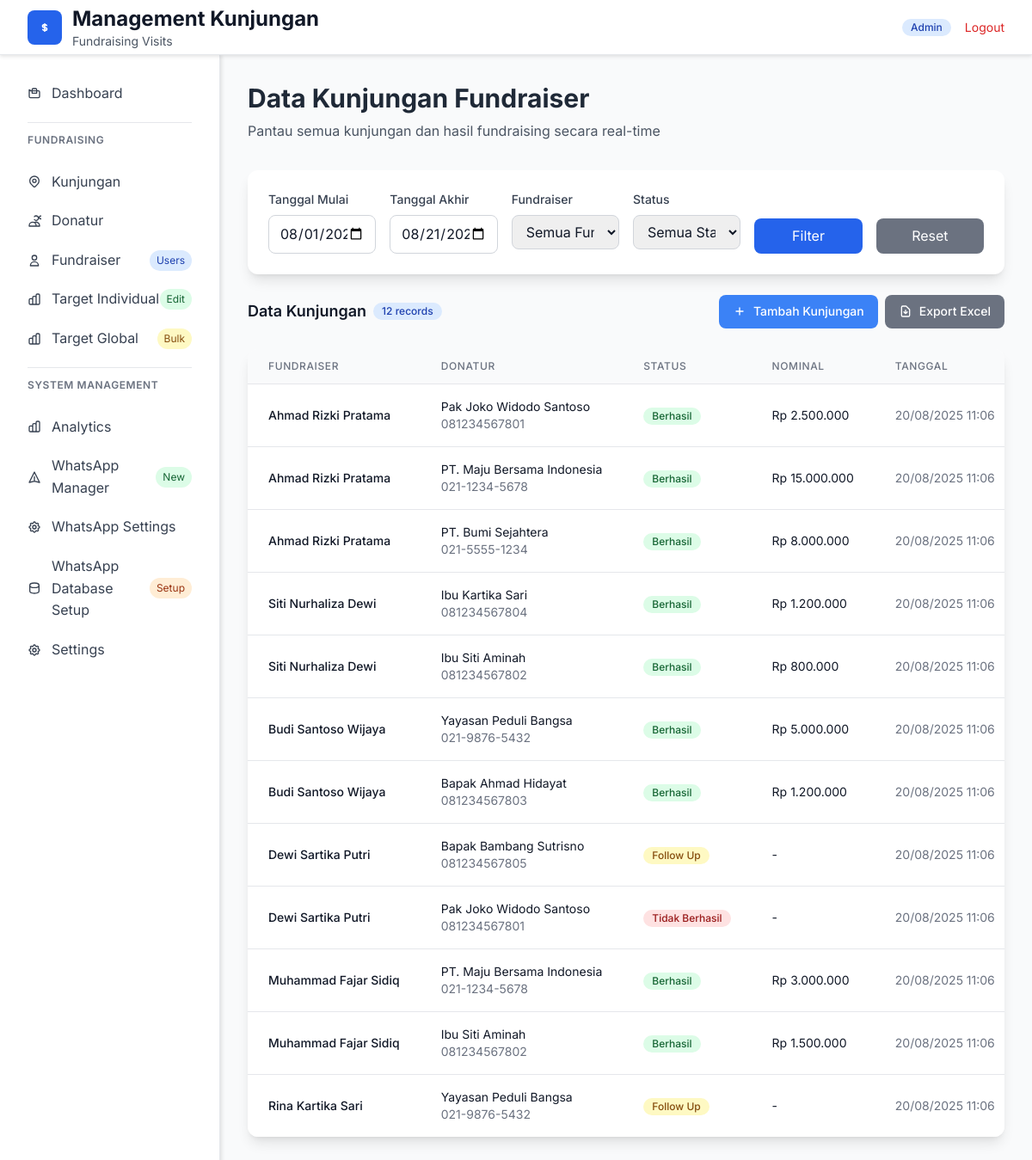
Page /kunjungan.php (signed in) on the committed database.
### tables this page shows
CREATE TABLE `users` (
    `id` INT UNSIGNED NOT NULL AUTO_INCREMENT,
    `name` VARCHAR(150) NOT NULL,
    `email` VARCHAR(150) DEFAULT NULL,
    `username` VARCHAR(100) DEFAULT NULL,
    `password` VARCHAR(255) NOT NULL,
    `role` ENUM('admin','monitor','user') NOT NULL DEFAULT 'user',
    `status` ENUM('active','inactive') NOT NULL DEFAULT 'active',
    `target` INT UNSIGNED NOT NULL DEFAULT 8,
    `phone` VARCHAR(25) DEFAULT NULL,
    `created_at` TIMESTAMP NOT NULL DEFAULT CURRENT_TIMESTAMP,
    `updated_at` TIMESTAMP NULL DEFAULT CURRENT_TIMESTAMP ON UPDATE CURRENT_TIMESTAMP,
    PRIMARY KEY (`id`),
    UNIQUE KEY `uq_users_email` (`email`),
    UNIQUE KEY `uq_users_username` (`username`),
    KEY `idx_users_role` (`role`),
    KEY `idx_users_status` (`status`)
);

CREATE TABLE `kunjungan` (
    `id` BIGINT UNSIGNED NOT NULL AUTO_INCREMENT,
    `fundraiser_id` INT UNSIGNED NOT NULL,
    `donatur_id` INT UNSIGNED NOT NULL,
    `status` ENUM('berhasil','tidak-berhasil','follow-up') NOT NULL,
    `nominal` BIGINT UNSIGNED NOT NULL DEFAULT 0,
    `catatan` TEXT DEFAULT NULL,
    `foto` VARCHAR(255) DEFAULT NULL,
    `latitude` DECIMAL(10,8) DEFAULT NULL,
    `longitude` DECIMAL(11,8) DEFAULT NULL,
    `location_address` TEXT DEFAULT NULL,
    `created_at` TIMESTAMP NOT NULL DEFAULT CURRENT_TIMESTAMP,
    `updated_at` TIMESTAMP NULL DEFAULT CURRENT_TIMESTAMP ON UPDATE CURRENT_TIMESTAMP,
    PRIMARY KEY (`id`),
    KEY `idx_kunjungan_fundraiser` (`fundraiser_id`),
    KEY `idx_kunjungan_donatur` (`donatur_id`),
    KEY `idx_kunjungan_status` (`status`),
    KEY `idx_kunjungan_created_at` (`created_at`),
    KEY `idx_kunjungan_foto` (`foto`),
    KEY `idx_kunjungan_location` (`latitude`,`longitude`),
    CONSTRAINT `fk_kunjungan_fundraiser`
        FOREIGN KEY (`fundraiser_id`) REFERENCES `users`(`id`)
        ON UPDATE CASCADE ON DELETE RESTRICT,
    CONSTRAINT `fk_kunjungan_donatur`
        FOREIGN KEY (`donatur_id`) REFERENCES `donatur`(`id`)
        ON UPDATE CASCADE ON DELETE RESTRICT
);

CREATE TABLE `donatur` (
    `id` INT UNSIGNED NOT NULL AUTO_INCREMENT,
    `nama` VARCHAR(150) NOT NULL,
    `hp` VARCHAR(25) NOT NULL,
    `alamat` TEXT DEFAULT NULL,
    `created_at` TIMESTAMP NOT NULL DEFAULT CURRENT_TIMESTAMP,
    PRIMARY KEY (`id`),
    UNIQUE KEY `uq_donatur_hp` (`hp`)
);

### kunjungan.php (the view, shortened to what this page needs)
<?php
require_once 'config.php';
$stmt = $pdo->prepare("SELECT * FROM users WHERE id = :id");
$stmt->bindParam(':id', $_SESSION['user_id']);
$stmt->execute();
$user = $stmt->fetch(PDO::FETCH_ASSOC);
try {
    $dateStart = $_GET['date_start'] ?? date('Y-m-01');
    $dateEnd = $_GET['date_end'] ?? date('Y-m-d');
    $whereConditions = ["DATE(k.created_at) BETWEEN ? AND ?"];
    $params = [$dateStart, $dateEnd];
    $whereClause = implode(' AND ', $whereConditions);
    $stmt = $pdo->prepare("
        SELECT k.*, u.name as fundraiser_name, d.nama as donatur_name, d.hp as donatur_hp
        FROM kunjungan k
        LEFT JOIN users u ON k.fundraiser_id = u.id
        LEFT JOIN donatur d ON k.donatur_id = d.id
        WHERE $whereClause
        ORDER BY k.created_at DESC
    ");
    $stmt->execute($params);
    $kunjunganData = $stmt->fetchAll(PDO::FETCH_ASSOC);
} catch (Exception $e) {
    $error_message = $e->getMessage();
}
?>
<!DOCTYPE html>
<html lang="id">
<head>
    <script src="https://cdn.tailwindcss.com"></script>
    <link rel="stylesheet" href="styles/main.css">
    <link rel="stylesheet" href="styles/icon-fixes.css">
</head>
<body class="bg-gray-100">
	<header class="bg-white shadow-sm border-b">
        <div class="max-w-full mx-auto px-4 sm:px-6 lg:px-8">
            <div class="flex justify-between items-center" style="height: 64px !important;">
                			<div class="flex items-center">
				<?php
				require_once 'logo_manager.php';
				echo get_logo_html('w-10 h-10', 'mr-3');
				?>
				<div>
					<h1 class="text-xl md:text-2xl font-bold text-gray-900">Management Kunjungan</h1>
					<p class="text-sm text-gray-600">Fundraising Visits</p>
				</div>
			</div>
                <div class="flex items-center space-x-2 md:space-x-4">
                    <span class="inline-flex items-center px-2 py-1 md:px-2.5 md:py-0.5 rounded-full text-xs font-medium bg-blue-100 text-blue-800">
                        <?php echo ucfirst($user['role']); ?>
                    </span>
                    <a href="logout.php" class="text-xs md:text-sm text-red-600 hover:text-red-800">Logout</a>
                </div>
            </div>
        </div>
    </header>
    	    <div class="flex kunjungan-page">
        <div class="main-content flex-1 p-4 md:p-8">
            <div class="mb-6 md:mb-8">
                <h2 class="text-2xl md:text-3xl font-bold text-gray-800">Data Kunjungan Fundraiser</h2>
                <p class="text-gray-600 mt-2">Pantau semua kunjungan dan hasil fundraising secara real-time</p>
            </div>
            <div class="bg-white rounded-xl shadow-lg p-4 md:p-6 mb-6">
                <form id="filter-form" method="GET" class="grid grid-cols-1 sm:grid-cols-2 lg:grid-cols-6 gap-4">
                    <div>
                        <label class="block text-sm font-medium text-gray-700 mb-2">Tanggal Mulai</label>
                        <input type="date" name="date_start" value="<?php echo htmlspecialchars($dateStart ?? ''); ?>" class="w-full px-3 py-2 border border-gray-300 rounded-lg focus:outline-none focus:ring-2 focus:ring-blue-500">
                    </div>
                    <div>
                        <label class="block text-sm font-medium text-gray-700 mb-2">Tanggal Akhir</label>
                        <input type="date" name="date_end" value="<?php echo htmlspecialchars($dateEnd ?? ''); ?>" class="w-full px-3 py-2 border border-gray-300 rounded-lg focus:outline-none focus:ring-2 focus:ring-blue-500">
                    </div>
                    <div>
                        <label class="block text-sm font-medium text-gray-700 mb-2">Fundraiser</label>
                        <select name="fundraiser" class="w-full px-3 py-2 border border-gray-300 rounded-lg focus:outline-none focus:ring-2 focus:ring-blue-500">
                            <option value="">Semua Fundraiser</option>
                        </select>
                    </div>
                    <div>
                        <label class="block text-sm font-medium text-gray-700 mb-2">Status</label>
                        <select name="status" class="w-full px-3 py-2 border border-gray-300 rounded-lg focus:outline-none focus:ring-2 focus:ring-blue-500">
                            <option value="">Semua Status</option>
                        </select>
                    </div>
                    <div class="flex items-end">
                        <button type="submit" class="w-full px-4 py-2 bg-blue-600 text-white rounded-lg hover:bg-blue-700 transition-colors">
                            Filter
                        </button>
                    </div>
                    <div class="flex items-end">
                        <a href="kunjungan.php" class="w-full px-4 py-2 bg-gray-500 text-white rounded-lg hover:bg-gray-600 transition-colors text-center">
                            Reset
                        </a>
                    </div>
                </form>
            </div>
            <div class="flex flex-col sm:flex-row justify-between items-start sm:items-center mb-6 gap-4">
                <div class="flex items-center space-x-2">
                    <h3 class="text-lg font-semibold text-gray-900">Data Kunjungan</h3>
                    <span class="bg-blue-100 text-blue-800 text-xs font-medium px-2.5 py-0.5 rounded-full">
                        <?php echo count($kunjunganData ?? []); ?> records
                    </span>
                </div>
                <div class="flex flex-col sm:flex-row gap-2">
                    <button onclick="showKunjunganModal()" class="btn btn-primary">
                        <svg class="icon-sm mr-2" fill="none" stroke="currentColor" viewBox="0 0 24 24">
                            <path stroke-linecap="round" stroke-linejoin="round" stroke-width="2" d="M12 6v6m0 0v6m0-6h6m-6 0H6"></path>
                        </svg>
                        Tambah Kunjungan
                    </button>
                    <button onclick="exportToExcel()" class="btn btn-secondary">
                        <svg class="icon-sm mr-2" fill="none" stroke="currentColor" viewBox="0 0 24 24">
                            <path stroke-linecap="round" stroke-linejoin="round" stroke-width="2" d="M12 10v6m0 0l-3-3m3 3l3-3m2 8H7a2 2 0 01-2-2V5a2 2 0 012-2h5.586a1 1 0 01.707.293l5.414 5.414a1 1 0 01.293.707V19a2 2 0 01-2 2z"></path>
                        </svg>
                        Export Excel
                    </button>
                </div>
            </div>
            <div class="bg-white rounded-xl shadow-lg overflow-hidden">
                <div class="overflow-x-auto">
                    <table class="min-w-full divide-y divide-gray-200">
                        <thead class="bg-gray-50">
                            <tr>
                                <th class="px-6 py-3 text-left text-xs font-medium text-gray-500 uppercase tracking-wider">Fundraiser</th>
                                <th class="px-6 py-3 text-left text-xs font-medium text-gray-500 uppercase tracking-wider">Donatur</th>
                                <th class="px-6 py-3 text-left text-xs font-medium text-gray-500 uppercase tracking-wider">Status</th>
                                <th class="px-6 py-3 text-left text-xs font-medium text-gray-500 uppercase tracking-wider">Nominal</th>
                                <th class="px-6 py-3 text-left text-xs font-medium text-gray-500 uppercase tracking-wider">Tanggal</th>
                            </tr>
                        </thead>
                        <tbody class="bg-white divide-y divide-gray-200">
                            <?php if (!empty($kunjunganData)): ?>
                                <?php foreach ($kunjunganData as $kunjungan): ?>
                                <tr class="hover:bg-gray-50">
                                    <td class="px-6 py-4 whitespace-nowrap">
                                        <div class="text-sm font-medium text-gray-900">
                                            <?php echo htmlspecialchars($kunjungan['fundraiser_name'] ?? 'Unknown'); ?>
                                        </div>
                                    </td>
                                    <td class="px-6 py-4 whitespace-nowrap">
                                        <div class="text-sm text-gray-900">
                                            <?php echo htmlspecialchars($kunjungan['donatur_name'] ?? 'Unknown'); ?>
                                        </div>
                                        <div class="text-sm text-gray-500">
                                            <?php echo htmlspecialchars($kunjungan['donatur_hp'] ?? ''); ?>
                                        </div>
                                    </td>
                                    <td class="px-6 py-4 whitespace-nowrap">
                                        <?php
                                        $statusColor = '';
                                        $statusText = '';
                                        switch($kunjungan['status']) {
                                            case 'berhasil':
                                                $statusColor = 'bg-green-100 text-green-800';
                                                $statusText = 'Berhasil';
                                                break;
                                            case 'tidak-berhasil':
                                                $statusColor = 'bg-red-100 text-red-800';
                                                $statusText = 'Tidak Berhasil';
                                                break;
                                            case 'follow-up':
                                                $statusColor = 'bg-yellow-100 text-yellow-800';
                                                $statusText = 'Follow Up';
                                                break;
                                        }
                                        ?>
                                        <span class="inline-flex items-center px-2.5 py-0.5 rounded-full text-xs font-medium <?php echo $statusColor; ?>">
                                            <?php echo $statusText; ?>
                                        </span>
                                    </td>
                                    <td class="px-6 py-4 whitespace-nowrap text-sm text-gray-900">
                                        <?php if ($kunjungan['status'] == 'berhasil' && $kunjungan['nominal'] > 0): ?>
                                            Rp <?php echo number_format($kunjungan['nominal'], 0, ',', '.'); ?>
                                        <?php else: ?>
                                            -
                                        <?php endif; ?>
                                    </td>
                                    <td class="px-6 py-4 whitespace-nowrap text-sm text-gray-500">
                                        <?php echo date('d/m/Y H:i', strtotime($kunjungan['created_at'])); ?>
                                    </td>
                                </tr>
                                <?php endforeach; ?>
                            <?php endif; ?>
                        </tbody>
                    </table>
                </div>
            </div>
        </div>
    </div>
</body>
</html>

### rows in the picture
users: role "Admin"
kunjungan: fundraiser.name "Ahmad Rizki Pratama", donatur.nama "Pak Joko Widodo Santoso", donatur.hp "081234567801", status "Berhasil", nominal "2.500.000", created_at "20/08/2025 11:06"
kunjungan: fundraiser.name "Ahmad Rizki Pratama", donatur.nama "PT. Maju Bersama Indonesia", donatur.hp "021-1234-5678", status "Berhasil", nominal "15.000.000", created_at "20/08/2025 11:06"
kunjungan: fundraiser.name "Ahmad Rizki Pratama", donatur.nama "PT. Bumi Sejahtera", donatur.hp "021-5555-1234", status "Berhasil", nominal "8.000.000", created_at "20/08/2025 11:06"
kunjungan: fundraiser.name "Siti Nurhaliza Dewi", donatur.nama "Ibu Kartika Sari", donatur.hp "081234567804", status "Berhasil", nominal "1.200.000", created_at "20/08/2025 11:06"
kunjungan: fundraiser.name "Siti Nurhaliza Dewi", donatur.nama "Ibu Siti Aminah", donatur.hp "081234567802", status "Berhasil", nominal "800.000", created_at "20/08/2025 11:06"
kunjungan: fundraiser.name "Budi Santoso Wijaya", donatur.nama "Yayasan Peduli Bangsa", donatur.hp "021-9876-5432", status "Berhasil", nominal "5.000.000", created_at "20/08/2025 11:06"
kunjungan: fundraiser.name "Budi Santoso Wijaya", donatur.nama "Bapak Ahmad Hidayat", donatur.hp "081234567803", status "Berhasil", nominal "1.200.000", created_at "20/08/2025 11:06"
kunjungan: fundraiser.name "Dewi Sartika Putri", donatur.nama "Bapak Bambang Sutrisno", donatur.hp "081234567805", status "Follow Up", created_at "20/08/2025 11:06"
kunjungan: fundraiser.name "Dewi Sartika Putri", donatur.nama "Pak Joko Widodo Santoso", donatur.hp "081234567801", status "Tidak Berhasil", created_at "20/08/2025 11:06"
kunjungan: fundraiser.name "Muhammad Fajar Sidiq", donatur.nama "PT. Maju Bersama Indonesia", donatur.hp "021-1234-5678", status "Berhasil", nominal "3.000.000", created_at "20/08/2025 11:06"
kunjungan: fundraiser.name "Muhammad Fajar Sidiq", donatur.nama "Ibu Siti Aminah", donatur.hp "081234567802", status "Berhasil", nominal "1.500.000", created_at "20/08/2025 11:06"
kunjungan: fundraiser.name "Rina Kartika Sari", donatur.nama "Yayasan Peduli Bangsa", donatur.hp "021-9876-5432", status "Follow Up", created_at "20/08/2025 11:06"

### other values in the picture
count($kunjunganData ?? []) "12"
